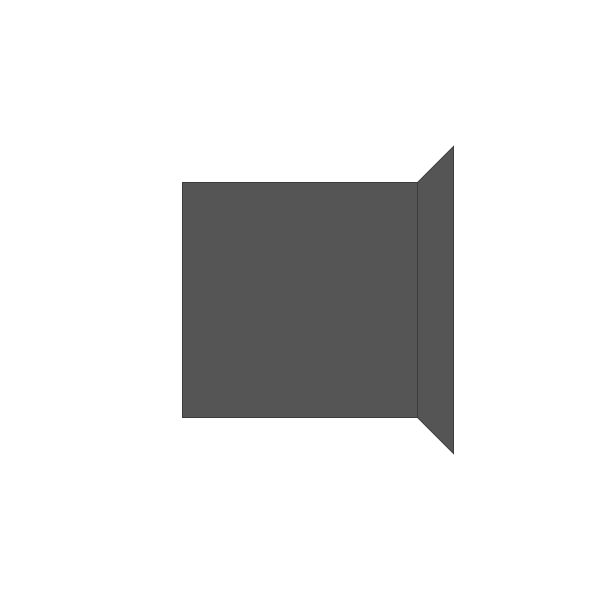
Frame 1 (no input)
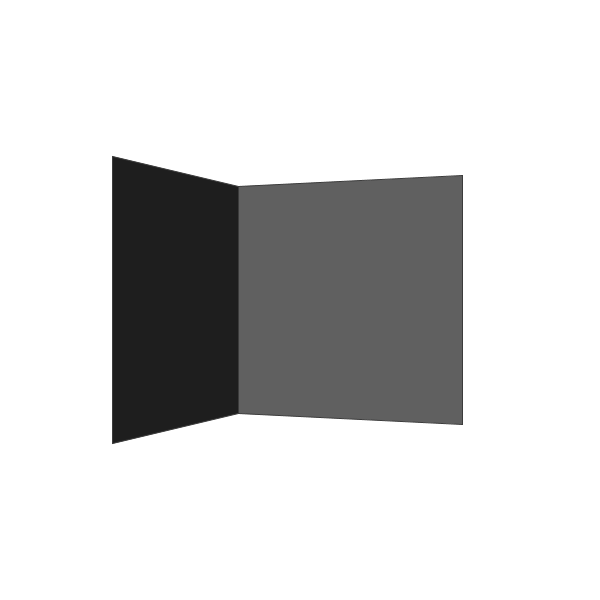
Frame 60 (the mouse pressed at the canvas centre just before this capture)
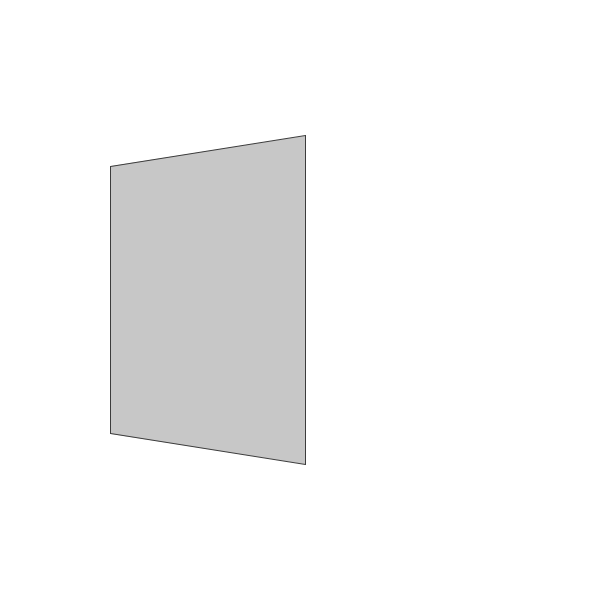
Frame 120 (the mouse held since frame 60 and released just before this capture)

The Processing sketch that drew these frames (run headless with seeded random() and noise(); from frame 60 on, the mouse is pressed at the canvas centre):

// Processing sketch: processing_63491
// ── processing_63491.pde

//頂点の座標(3次元空間上)
PVector p0;
PVector p1;
PVector p2;
PVector p3;
PVector p4;
PVector p5;
   
//投影された頂点の座標(2次元平面上)
PVector pp0;
PVector pp1;
PVector pp2;
PVector pp3;
PVector pp4;
PVector pp5;
 
//法線ベクトル計算用のベクトル
PVector v1;
PVector v2;
 
PVector v3;
PVector v4;
 
//移動ベクトル
PVector tV;
 
//法線ベクトル
PVector nV1;
PVector nV2;

//光線ベクトル(平行光源)
PVector lV;

//正方形のZ座標
int pZ = 1500;
//投影するスクリーンのZ座標
int sZ = 1000;
 
//正方形の辺の長さ
int  l = 400;
 
//回転角度
float t;

void setup() {
  size(600, 600);

  //ベクトルの初期化
  p0 = new PVector(-l/2, -l/2, pZ);
  p1 = new PVector(l/2, -l/2, pZ);
  p2 = new PVector(l/2, l/2, pZ);
  p3 = new PVector(-l/2, l/2, pZ);
  p4 = new PVector(-l/2, -l/2, pZ);
  p5 = new PVector(l/2, l/2, pZ);

  pp0 = new PVector(0, 0, 0);
  pp1 = new PVector(0, 0, 0);
  pp2 = new PVector(0, 0, 0);
  pp3 = new PVector(0, 0, 0);
  pp4 = new PVector(0, 0, 0);
  pp5 = new PVector(0, 0, 0);

  tV = new PVector(0, 0, -l/2);

  v1 = new PVector(0, 0, 0);
  v2 = new PVector(0, 0, 0);

  v3 = new PVector(0, 0, 0);
  v4 = new PVector(0, 0, 0);

  nV1 = new PVector(0, 0, 0);
  nV2 = new PVector(0, 0, 0);

  //左手前から右奥に向かう平行光源を設定
  lV = new PVector(1, 0, 1);
  lV.normalize();
}

void drawPolygon1() {

  //法線ベクトルと光源ベクトルの内積から光の強さを決定
  float l = nV1.dot(lV);

  //面の向きによって色を変える
  //法線と光源が逆向きのためマイナスを掛ける
  if (nV1.z < 0) fill(100 - l * 100);  
  //裏向きの場合法線ベクトルと光源が同じ向きなのでプラスにする
  else fill(50 + l * 50);

  beginShape(QUADS);
  vertex(pp0.x, pp0.y);
  vertex(pp1.x, pp1.y);
  vertex(pp2.x, pp2.y);
  vertex(pp3.x, pp3.y);
  endShape();
}

void drawPolygon2() {

  float l = nV2.dot(lV);

  //面の向きによって色を変える
  //法線と光源が逆向きのためマイナスを掛ける
  if (nV2.z < 0) fill(100 - l * 100);
  //裏向きの場合法線ベクトルと光源が同じ向きなのでプラスにする
  else fill(50 + l * 50);

  beginShape(QUADS);
  vertex(pp1.x, pp1.y);
  vertex(pp2.x, pp2.y);
  vertex(pp5.x, pp5.y);
  vertex(pp4.x, pp4.y);
  endShape();
}
void draw() {
  smooth();
  background(255, 255, 255);
  stroke(60);
 
  //描画基準位置を中心に移動
  translate(width/2,height/2);
    
  //移動ベクトルを計算
  tV.x = -l/2 * sin(t);
  tV.z = l/2 * cos(t);
   
  //面１の座標値を計算
  p0.x = -l/2 * cos(t);
  p1.x = l/2 * cos(t);
  p2.x = l/2 * cos(t);
  p3.x = -l/2 * cos(t);
   
  p0.z = pZ - l/2 * sin(t);
  p1.z = pZ + l/2 * sin(t);
  p2.z = pZ + l/2 * sin(t);
  p3.z = pZ - l/2 * sin(t);
   
  p0.add(tV);
  p1.add(tV);
  p2.add(tV);
  p3.add(tV);
 
  //面２の座標値を計算
  p4.x = l/2 * cos(t);
  p5.x = l/2 * cos(t);
 
  p4.z = pZ + l/2 * sin(t);
  p5.z = pZ + l/2 * sin(t);
 
  p4.sub(tV);
  p5.sub(tV);
   
 
  //スクリーン上に投影した頂点の座標値を計算
  pp0.x = p0.x * (float)sZ / p0.z;
  pp1.x = p1.x * (float)sZ / p1.z;
  pp2.x = p2.x * (float)sZ / p2.z;
  pp3.x = p3.x * (float)sZ / p3.z;
 
  pp4.x = p4.x * (float)sZ / p4.z;
  pp5.x = p5.x * (float)sZ / p5.z;
 
  pp0.y = p0.y * (float)sZ / p0.z;
  pp1.y = p1.y * (float)sZ / p1.z;
  pp2.y = p2.y * (float)sZ / p2.z;
  pp3.y = p3.y * (float)sZ / p3.z;
   
  pp4.y = p4.y * (float)sZ / p4.z;
  pp5.y = p5.y * (float)sZ / p5.z;
   
  //v1にp0からp1のベクトルを設定
  v1.set(p1);
  v1.sub(p0);
  //v2にp0からp3のベクトルを設定
  v2.set(p3);
  v2.sub(p0);
 
  //v3にp1からp4のベクトルを設定
  v3.set(p4);
  v3.sub(p1);
  //v3にp1からp2のベクトルを設定
  v4.set(p2);
  v4.sub(p1);
 
  //v1とv2の外積から法線ベクトルを計算
  nV1 = v1.cross(v2);
  //法線ベクトルを正規化
  nV1.normalize();
 
  //v3とv4の外積から法線ベクトルを計算
  nV2 = v3.cross(v4);
  //法線ベクトルを正規化
  nV2.normalize();
 
  //面のZ座標値の合計を求める
  float zSum1 = p0.z + p1.z + p2.z + p3.z;
  float zSum2 = p1.z + p2.z + p4.z + p5.z;
 
  //面のZ座標値の合計を比べて手前にある面を判断し、描画順序を変更する
  if (zSum1 - zSum2 > 0) {
    drawPolygon1();
    drawPolygon2();
  }
  else {
    drawPolygon2();
    drawPolygon1();
  }
 
  t+= 0.02;
  if (t>=TWO_PI) t = 0.0;
}
